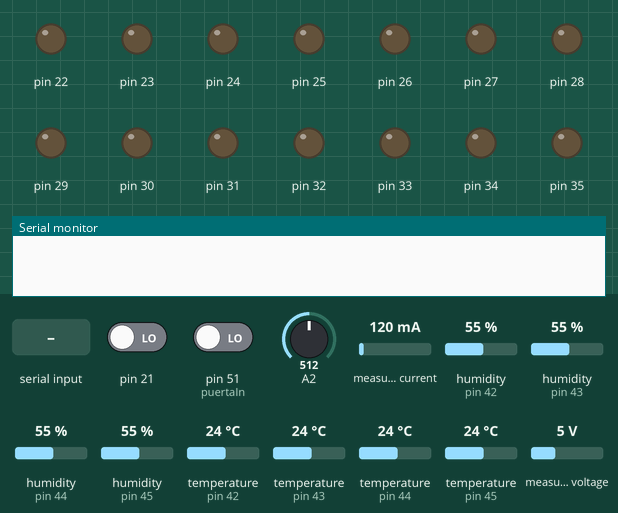
Bench run of a sketch on a simulated Arduino Mega 2560, built with avr-gcc and run on an emulated ATmega2560. Parts: output pins drawn as LEDs (lit = HIGH), the last lines printed to the serial monitor. The inputs (shaded band) are chosen by the test bench; at power-on: pin 21 LOW, pin 51 (puertaIn) LOW, A2 = 512, measured current 120 mA, humidity (sensors on pin 42, pin 43, pin 44, pin 45) 55 %, temperature (sensors on pin 42, pin 43, pin 44, pin 45) 24 °C, measured voltage 5 V.

Above: at 0.01 s.
At 1.2 s:
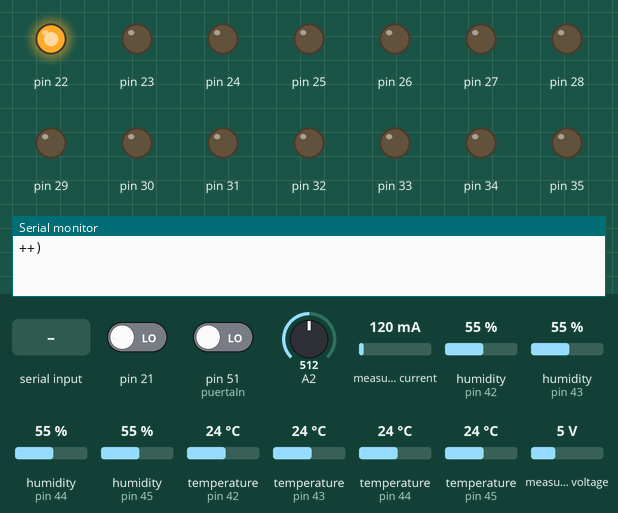
1.3 s: "1" received over Serial
Timing chart, 0 to 4.3 s (numbered marks = the images above; inputs shaded):
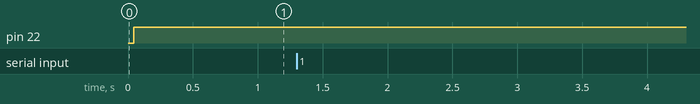

The sketch:

Arduino_MultiThreads.ino
```cpp
//===================== Librerias ======================
#include <SPI.h>
#include <SoftwareSerial.h>
#include <PZEM004T.h>
#include <DHT.h>
#include <pt.h>
//======================================================

//======================== Hilos =======================
struct pt Hilo1;
struct pt Hilo2;
//======================================================

//================= Variables Globales =================
#define DHT1 42
#define DHT2 43
#define DHT3 44
#define DHT4 45
#define DHTTYPE DHT22
//======================================================

//===================== Variables ======================
DHT dht1(DHT1, DHTTYPE), dht2(DHT2, DHTTYPE), dht3(DHT3, DHTTYPE), dht4(DHT4, DHTTYPE);
PZEM004T pzem(&Serial1);

int bateria1 = 22, bateria2 = 23, bateria3 = 24, bateria4 = 25;
int bateria5 = 26, bateria6 = 27, bateria7 = 28, bateria8 = 29;
int bateria9 = 30, bateria10 = 31, bateria11 = 32, bateria12 = 33;
int bateria13 = 34, bateria14 = 35, bateria15 = 36, bateria16 = 37;

int modulo1 = 38, modulo2 = 39, modulo3 = 40, modulo4 = 41;

int puertaIn = 51, puertaOut = 50;
int cambios = 0;
int ventilador = 46;
int inclinometro = 47;
int movimiento = 49;

byte pzems[6][4] = {
  {192, 168, 1, 1},
  {192, 168, 1, 2},
  {192, 168, 1, 3},
  {192, 168, 1, 4},
  {192, 168, 1, 5},
  {192, 168, 1, 6}
  };

float Bus[1] = {};
float Bus_Voltage[6] = {0, 0, 0, 0, 0, 0};
float Bus_Current[7] = {0, 0, 0, 0, 0, 0};
float Bus_Energy[7] = {0, 0, 0, 0, 0, 0};

float Bus_Banco1[4] = {0, 0, 0, 0};
float Bus_Banco2[4] = {0, 0, 0, 0};
float Bus_Banco3[4] = {0, 0, 0, 0};
float Bus_Banco4[4] = {0, 0, 0, 0};
//======================================================

//=================== Loop Principal ===================
void setup() {
  Serial.begin(9600);
  attachInterrupt( 2, interrupciones, CHANGE);

  pinMode (puertaOut, OUTPUT);

  //Inicializacion de los hilos
  PT_INIT(&Hilo1);
  PT_INIT(&Hilo2);

}

void loop() {

  digitalWrite (puertaOut, HIGH);

  Temperatura();
  Humedad();
  Read_PZEM(&Hilo1);
  Read_Banks(&Hilo2);
  Lectura_Puerta();
  //====== Importante =====
  Bus[0] = cambios;
  if(Serial.available()){
    Serial.print(Bus[0]);
  }
  cambios = 0;
  //============
  Combustible();
}
//======================================================

//====================== Funciones =====================

void Temperatura() {
  if (Serial.available()) {
    Serial.print("@");
    Serial.print(dht1.readTemperature());
    Serial.print(dht2.readTemperature());
    Serial.print(dht3.readTemperature());
    Serial.print(dht4.readTemperature());
    Serial.print("@");
  }
}

void Humedad() {
  if (Serial.available()) {
    Serial.print("#");
    Serial.print(dht1.readHumidity());
    Serial.print(dht2.readHumidity());
    Serial.print(dht3.readHumidity());
    Serial.print(dht4.readHumidity());
    Serial.print("#");
  }
}

void Read_PZEM(struct pt *pt){
  PT_BEGIN(pt); //Inicio de un ProtoThread
  static long t = 0;
  for(int i = 0; i <= 5; i++){
    Bus_Voltage[i] = pzem.voltage(pzems[6][i]);
    Bus_Current[i] = pzem.current(pzems[6][i]);
    Bus_Energy[i] = pzem.energy(pzems[6][i]);
    PT_WAIT_WHILE(pt, (millis()-t)<1000);
  }

  static int var = 0;
  Serial.print("%");
  while(var < 6){
    if(Serial.available()){
      Serial.print(Bus_Voltage[var]);
      var++;
    }
  }
  Serial.print("%");

  var = 0;
  Serial.print("&");
  while(var < 6){
    if(Serial.available()){
      Serial.print(Bus_Current[var]);
      var++;
    }
  }
  Serial.print("&");

  var = 0;
  Serial.print("*");
  while(var < 6){
    if(Serial.available()){
      Serial.print(Bus_Energy[var]);
      var++;
    }
  }
  Serial.print("*");
 PT_END(pt);
}

int Lectura_Puerta() {
  pinMode (puertaOut, OUTPUT);
  digitalWrite (puertaOut, HIGH);
  Bus[0] = digitalRead(puertaIn);
  Serial.print("+");
  if(Serial.available()){
      Serial.print(Bus[0]);
    }
  Serial.print("+");
}

void interrupciones() {
  cambios++;
  //Serial.println("pase");
  //delay(10);
}

float Combustible() {
  int Promedio = 0;
  for (int i = 0; i < 10; i++) {
    Promedio = (Promedio + analogRead(A2))/(i + 1);
    delay(10);
  }
  int var1 = 0;
  Serial.print(")");
  while(var1 < 1){
    if(Serial.available()){
      Serial.print(Promedio);
      var1++;
    }
  }
  Serial.print(")");
}

float medicionBateria() {
  float Vbat = 0;
  const int medicion = A1;
  Vbat = analogRead(medicion) * 0.004887;
  Vbat = Vbat * 6 ;
  return Vbat;
}

void ningunModulo() {
  pinMode (modulo1, OUTPUT);
  pinMode (modulo2, OUTPUT);
  pinMode (modulo3, OUTPUT);
  pinMode (modulo4, OUTPUT);
  digitalWrite (modulo1, LOW);
  digitalWrite (modulo2, LOW);
  digitalWrite (modulo3, LOW);
  digitalWrite (modulo4, LOW);
}

void Ningun_Banco() {
  for (int bat = 22; bat < 38; bat++) {
    pinMode(bat, OUTPUT);
    digitalWrite(bat, LOW);
  }
}

void Read_Banks(struct pt *pt) {
  PT_BEGIN(pt); //Inicio de un ProtoThread
  Ningun_Banco();
  static int bateria = 0;
  static long t2 = 0;

  for (int bat = 22; bat < 26; bat++) {
    digitalWrite(bat, HIGH);
    PT_WAIT_WHILE(pt, (millis()-t2)<250);
    Bus_Banco1[bateria] = medicionBateria();
    digitalWrite(bat, LOW);
    PT_WAIT_WHILE(pt, (millis()-t2)<250);
    bateria ++;
  }
  static int var2 = 0;
  Serial.print("?");
  while(var2 < 4){
    if(Serial.available()){
      Serial.print(Bus_Banco1[var2]);
      var2++;
    }
  }
  Serial.print("?");

  for (int bat = 26; bat < 30; bat++) {
    digitalWrite(bat, HIGH);
    PT_WAIT_WHILE(pt, (millis()-t2)<250);
    Bus_Banco2[bateria] = medicionBateria();
    digitalWrite(bat, LOW);
    PT_WAIT_WHILE(pt, (millis()-t2)<250);
    bateria ++;
  }
  var2 = 0;
  Serial.print("[");
  while(var2 < 4){
    if(Serial.available()){
      Serial.print(Bus_Banco2[var2]);
      var2++;
    }
  }
  Serial.print("[");

  for (int bat = 30; bat < 34; bat++) {
    digitalWrite(bat, HIGH);
    PT_WAIT_WHILE(pt, (millis()-t2)<250);
    Bus_Banco3[bateria] = medicionBateria();
    digitalWrite(bat, LOW);
    PT_WAIT_WHILE(pt, (millis()-t2)<250);
    bateria ++;
  }
  var2 = 0;
  Serial.print("!");
  while(var2 < 4){
    if(Serial.available()){
      Serial.print(Bus_Banco3[var2]);
      var2++;
    }
  }
  Serial.print("!");

  for (int bat = 34; bat < 38; bat++) {
    digitalWrite(bat, HIGH);
    PT_WAIT_WHILE(pt, (millis()-t2)<250);
    Bus_Banco4[bateria] = medicionBateria();
    digitalWrite(bat, LOW);
    PT_WAIT_WHILE(pt, (millis()-t2)<250);
    bateria ++;
  }
  var2 = 0;
  Serial.print("]");
  while(var2 < 4){
    if(Serial.available()){
      Serial.print(Bus_Banco4[var2]);
      var2++;
    }
  }
  Serial.print("]");
  PT_END(pt);
}
//======================================================

//Codificacion de Signos
// @ = Temperatura
// # = Humedad
// % = Voltaje
// & = Corriente
// * = Potencia
// + = Lectura Puerta
// ) = Combustible
// ? = Banco de Baterias 1
// [ = Banco de Baterias 2
// ! = Banco de Baterias 3
// ] = Banco de Baterias 4
```
